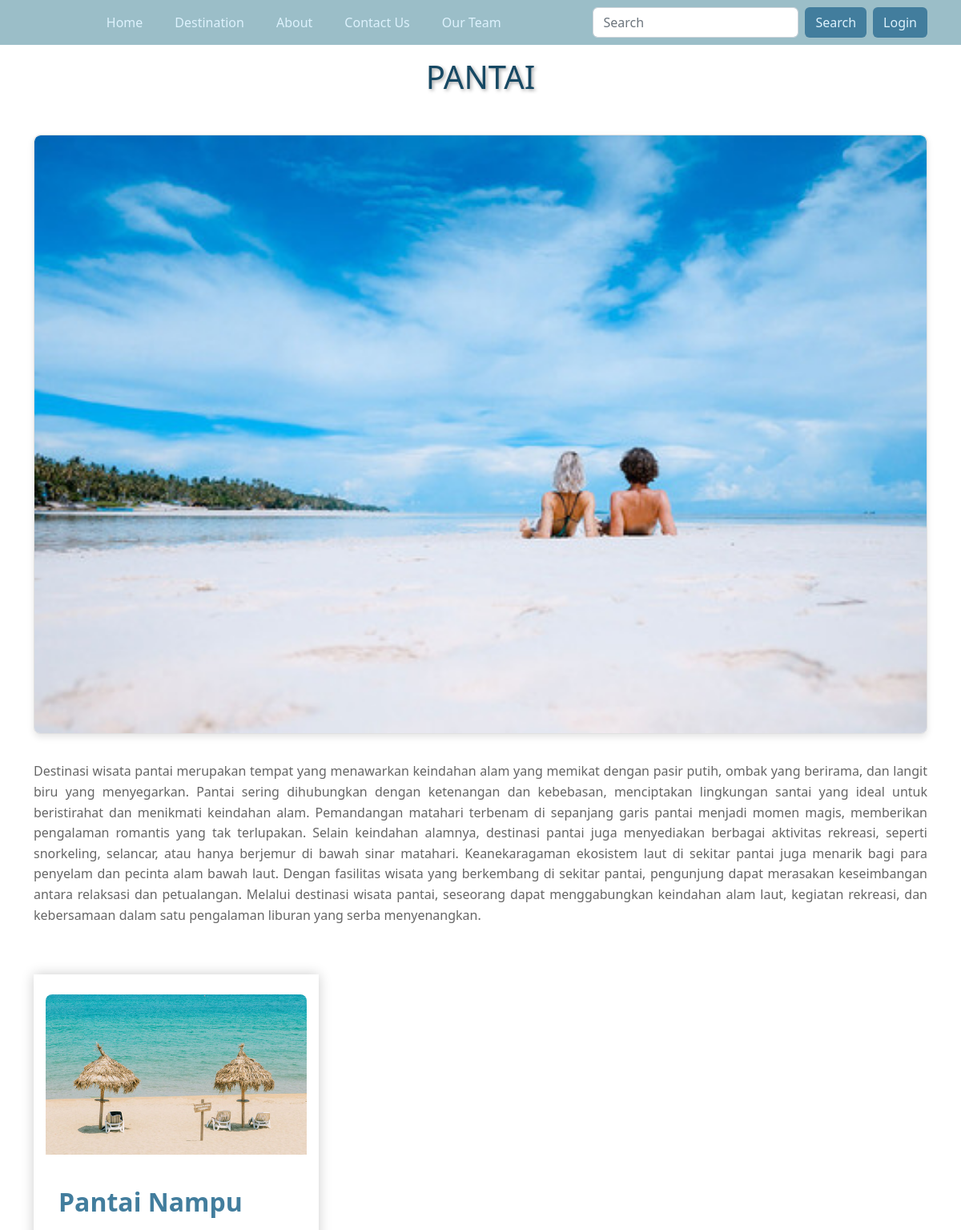
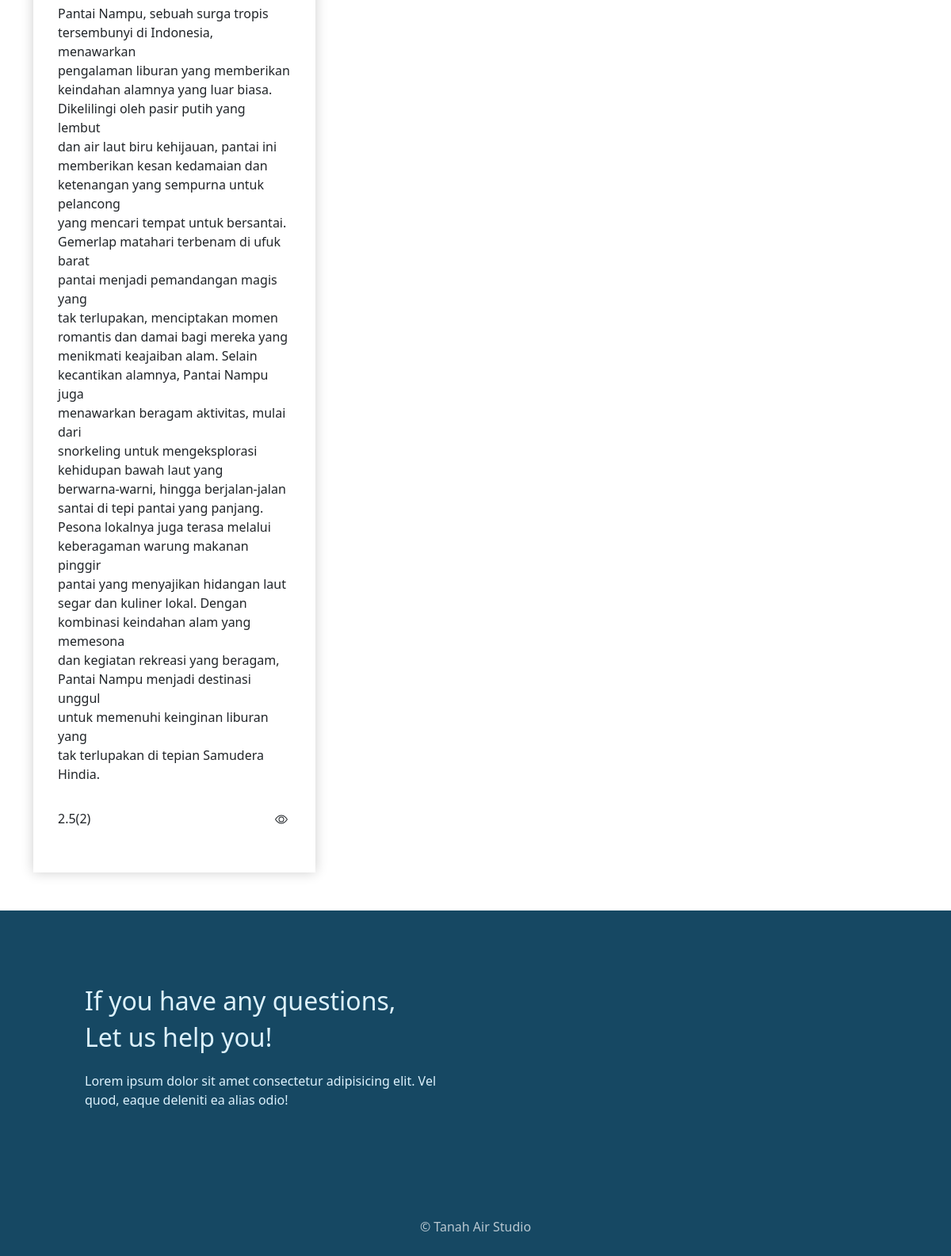
Page /details-destination.php?nama_kategori=Pantai on the committed database (2 pictures, top to bottom).
### tables this page shows
CREATE TABLE `kategori` (
  `id` int(11) NOT NULL,
  `nama_kategori` varchar(50) NOT NULL,
  `deskripsi` text DEFAULT NULL,
  `image` varchar(255) DEFAULT NULL,
  `last_activity` datetime DEFAULT current_timestamp() ON UPDATE current_timestamp()
);

CREATE TABLE `tempat_wisata` (
  `id` int(11) NOT NULL,
  `nama_tempat` varchar(100) NOT NULL,
  `deskripsi` text DEFAULT NULL,
  `htm` int(11) DEFAULT NULL,
  `kategori_id` int(11) DEFAULT NULL,
  `image` varchar(255) NOT NULL,
  `last_activity` datetime DEFAULT current_timestamp() ON UPDATE current_timestamp()
);

### details-destination.php (the view, shortened to what this page needs)
<!DOCTYPE html>
<html lang="en">
<?php
include 'admin/connection.php';
$query = "SELECT r.id, r.komentar, r.rating, u.username, t.nama_tempat, r.waktu
          FROM review r
          JOIN user u ON r.user_id = u.id
          JOIN tempat_wisata t ON r.tempat_wisata_id = t.id";
$datareview = mysqli_query($conn, $query);
$wisataRating = [];
while ($ambildata = mysqli_fetch_array($datareview)) {
    $nama_tempat = $ambildata['nama_tempat'];
    $rating = $ambildata['rating'];
    if (!isset($wisataRating[$nama_tempat])) {
        $wisataRating[$nama_tempat] = [
            'totalRating' => 0,
            'jumlahReview' => 0
        ];
    }
    $wisataRating[$nama_tempat]['totalRating'] += $rating;
    $wisataRating[$nama_tempat]['jumlahReview']++;
}
$nama_kategori = $_GET['nama_kategori'] ?? '';
$sql = "SELECT * FROM kategori WHERE nama_kategori = ?";
$stmt = mysqli_prepare($conn, $sql);
mysqli_stmt_bind_param($stmt, 's', $nama_kategori);
mysqli_stmt_execute($stmt);
$result_kategori = mysqli_stmt_get_result($stmt);
$kategori_data = mysqli_fetch_assoc($result_kategori);
$sql_destinations = "SELECT * FROM tempat_wisata WHERE kategori_id = ?";
$stmt_destinations = mysqli_prepare($conn, $sql_destinations);
mysqli_stmt_bind_param($stmt_destinations, 'i', $kategori_data['id']);
mysqli_stmt_execute($stmt_destinations);
$result_destinations = mysqli_stmt_get_result($stmt_destinations);
?>
<head>
    <link href="https://cdn.jsdelivr.net/npm/bootstrap@5.2.3/dist/css/bootstrap.min.css" rel="stylesheet" />
    <link rel="stylesheet" href="style/header-footer.css">
    <link rel="stylesheet" href="style/details-destination.css" />
    <link rel="stylesheet" href="https://cdn.jsdelivr.net/npm/bootstrap-icons@1.11.2/font/bootstrap-icons.min.css">
    <link rel="stylesheet" href="https://cdnjs.cloudflare.com/ajax/libs/rateYo/2.3.2/jquery.rateyo.min.css">
</head>
<body>
    <nav class="navbar navbar-expand-lg navbar-dark fixed-top">
        <div class="container">
            <div class="collapse navbar-collapse justify-content-center" id="navbarNavAltMarkup">
                <div class="navbar-nav">
                    <a class="nav-link me-4" aria-current="page" href="index.php">Home</a>
                    <a class="nav-link me-4" href="destination.php">Destination</a>
                    <a class="nav-link me-4" href="about.php">About</a>
                    <a class="nav-link me-4" href="ContactUS.php">Contact Us</a>
                    <a class="nav-link me-4" href="our-team.php">Our Team</a>
                </div>
            </div>
            <form class="d-flex me-2 ms-auto" action="search.php" method="GET">
                <input class="form-control me-2" type="search" name="search" placeholder="Search" aria-label="Search" value="<?= htmlentities($_GET['search'] ?? '') ?>">
                <button class="btn" type="submit">Search</button>
            </form>
            <?php
            if (isset($_SESSION['username'])) {
                echo '<div class="btn-group">';
                echo '<a class="btn btn-username dropdown-toggle" data-bs-toggle="dropdown" aria-expanded="false" href="#">' . $_SESSION['username'] . '</a>';
                echo '<ul class="dropdown-menu">';
                echo '<li><a class="dropdown-item" href="profile-user/profile.php">Profile</a></li>';
                echo '<li><a class="dropdown-item" href="#" data-bs-toggle="modal" data-bs-target="#logoutModal">Logout</a></li>';
                if ($_SESSION['role'] == 'admin') {
                    echo '<li><a class="dropdown-item" href="admin/index.php">Admin Panel</a></li>';
                }
                echo '</ul>';
                echo '</div>';
            } else {
                echo '<a class="btn" href="login.php">Login</a>';
            }
            ?>
        </div>
    </nav>
    <div id="carouselExampleControls" class="carousel slide" data-bs-ride="carousel">
        <div class="carousel-inner">
            <div class="carousel-item active">
                <div class="carousel-caption d-none d-md-block">
                    <h1 class="header-caption">Travelling <br> Information for <br> The best Experience</h1>
                </div>
            </div>
        </div>
        <button class="carousel-control-prev" type="button" data-bs-target="#carouselExampleControls" data-bs-slide="prev">
        </button>
        <button class="carousel-control-next" type="button" data-bs-target="#carouselExampleControls" data-bs-slide="next">
        </button>
    </div>
    <div class="container">
        <div class="row">
            <div class="col-md-12 col-lg-12 col-xxl-12 col-xl-12 col-sm-12">
                <h1 class="header-details mt-5 mb-5">
                    <?php echo $kategori_data['nama_kategori']; ?>
                </h1>
                <div class="card mb-4">
                    <img src="admin/assets/img/<?php echo $kategori_data['image']; ?>" class="card-img-top" alt="gambar">
                </div>
            </div>
            <div class="col-md-12 col-lg-12 col-xxl-12 col-xl-12 col-sm-12">
                <p class="details-paragraf-destination">
                    <?php echo $kategori_data['deskripsi']; ?>
                </p>
            </div>
        </div>
    </div>
    <section class="tempat-wisata_section">
        <div class="container">
            <div class="row">
                <?php while ($destination_data = mysqli_fetch_assoc($result_destinations)) : ?>
                    <div class="col-md-6 col-lg-4">
                        <div class="box">
                            <div class="img-box" style="height: 200px; overflow: hidden;">
                                <img src="admin/assets/img/<?php echo $destination_data['image']; ?>" alt="Destination Image" class="img-fluid" />
                            </div>
                            <div class="detail-box text-start ps-3 pe-3">
                                <a href="tempat-wisata.php?nama_kategori=<?php echo urlencode($nama_kategori); ?>&nama_tempat=<?php echo urlencode($destination_data['nama_tempat']); ?>">
                                    <h2>
                                        <?php echo $destination_data['nama_tempat']; ?>
                                    </h2>
                                </a>
                                <p class="">
                                    <?php
                                    $deskripsi = $destination_data['deskripsi'];
                                    $wrapped_desc = wordwrap($deskripsi, 40, "<br>", true);
                                    echo $wrapped_desc;
                                    ?>
                                </p>
                                <div class="row">
                                    <div class="col-md-6 col-lg-6">
                                        <div class="rating-box d-flex align-items-center">
                                            <?php
                                            if (isset($wisataRating[$destination_data['nama_tempat']]['totalRating']) && isset($wisataRating[$destination_data['nama_tempat']]['jumlahReview']) && $wisataRating[$destination_data['nama_tempat']]['jumlahReview'] > 0) {
                                                $averageRating = $wisataRating[$destination_data['nama_tempat']]['totalRating'] / $wisataRating[$destination_data['nama_tempat']]['jumlahReview'];
                                            ?>
                                                <p class="average-rating" style="margin-top: 16px;">
                                                    <?php echo number_format($averageRating, 1); ?>
                                                </p>
                                                <p class="mb-0">
                                                    <?php echo "(" . $wisataRating[$destination_data['nama_tempat']]['jumlahReview'] . ")"; ?>
                                                </p>
                                            <?php
                                            } else {
                                            ?>
                                                <p class="average-rating" style="margin-top: 16px;">Belum ada rating</p>
                                            <?php
                                            }
                                            ?>
                                        </div>
                                    </div>
                                    <div class="col-md-6 col-lg-6 text-end d-flex align-items-center justify-content-end">
                                        <p class="mb-0 ms-2">
                                        </p>
                                    </div>
                                </div>
                            </div>
                        </div>
                    </div>
                <?php endwhile; ?>
            </div>
        </div>
    </section>
    <section class="info_section mt-5">
        <div class="container">
            <div class="row">
                <div class="col-md-6">
                    <h2>If you have any questions,</h2>
                    <h2>Let us help you!</h2>
                    <p class="pt-3">Lorem ipsum dolor sit amet consectetur adipisicing elit. Vel quod, eaque deleniti ea
                        alias odio!</p>
                </div>
                <div class="col-md-6">
                </div>
            </div>
        </div>
    </section>
    <footer class="footer_section">
        <div class="container-fluid">
            <p>
                &copy; Tanah Air Studio
            </p>
        </div>
    </footer>
</body>
</html>

### style/header-footer.css (style rules this page uses)
.navbar { background-color: #9bbec8; font-weight: 500; }
.navbar .nav-link { color: #ddf2fd; }
@media (min-width: 768px) { .navbar-nav { flex-wrap: nowrap; } }
@media (min-width: 768px) { .navbar-collapse { display: flex !important; } }
.navbar .btn { background-color: #427d9d; color: #ddf2fd; }
.carousel-caption { position: absolute; top: 50%; left: 5%; right: auto; transform: translateY(-50%); text-align: left; color: #fff; }
.header-caption { font-size: 3rem; font-weight: bold; line-height: 1.2; margin-bottom: 20px; text-align: justify-all; }
.carousel-inner { overflow: hidden; }
.carousel-caption { opacity: 0; transition: opacity 1s; }
.carousel-item.active .carousel-caption { opacity: 1; }
.header-caption, .paragaf-caption { text-shadow: 2px 2px 4px rgba(0, 0, 0, 0.5); }
.carousel-item { transition: all 0.5s ease; }
.carousel-item { animation: slideIn 0.5s ease; }
.info_section { height: auto; min-height: 350px; background-color: #164863; color: #DDF2FD; padding: 95px; }
.footer_section { display: flex; justify-content: center; padding: 25px; background-color: #164863; }
.footer_section p { color: rgba(254, 254, 255, 0.7); margin: 0; text-align: center; }

### style/details-destination.css (style rules this page uses)
.tempat-wisata_section h2 { color: #427D9D; }
.tempat-wisata_section .box { background-color: #ffffff; padding: 25px 15px; text-align: center; -webkit-box-shadow: 0 0 15px 0 rgba(0, 0, 0, 0.2); box-shadow: 0 0 15px 0 rgba(0, 0, 0, 0.2); margin-top: 45px; transition: transform 0.3s; position: relative; overflow: hidden; }
.tempat-wisata_section .box .img-box img { width: 100%; height: auto; object-fit: cover; border-radius: 8px 8px 0 0; }
.tempat-wisata_section .box .detail-box { margin-top: 25px; }
.tempat-wisata_section .box .detail-box h2 { font-weight: bold; margin-bottom: 20px; }
.tempat-wisata_section .box .detail-box a { text-decoration: none; }
@media (min-width: 992px) { .col-lg-4 { flex: 0 0 33.333333%; max-width: 33.333333%; } }
.img-fluid { max-width: 100%; height: auto; }
.tempat-wisata_section .box .img-box img { transition: transform 0.3s; }
.tempat-wisata_section .box .detail-box { background-color: rgba(255, 255, 255, 0.8); padding: 15px; border-radius: 0 0 8px 8px; }
.card { border: 1px solid #e0e0e0; border-radius: 8px; box-shadow: 0 4px 8px rgba(0, 0, 0, 0.1); overflow: hidden; transition: transform 0.3s; position: relative; }
.card::before { content: ""; position: absolute; top: 0; left: 0; width: 100%; height: 100%; background: rgba(0, 0, 0, 0.5); opacity: 0; transition: opacity 0.3s; }
.card img { width: 100%; height: auto; object-fit: cover; }
.header-details { text-align: center; text-transform: uppercase; font-size: 2.5em; color: #164863; text-shadow: 2px 2px 4px #aaa; animation: fadeIn 2s; -webkit-animation: fadeIn 2s; }
.details-paragraf-destination { padding-top: 10px; font-size: 1em; line-height: 1.6; text-align: justify; color: #666; }
.card img { width: 100%; height: auto; object-fit: cover; border-radius: 8px 8px 0 0; }

### rows in the picture
kategori: nama_kategori "PANTAI", image (picture), deskripsi "Destinasi wisata pantai merupakan tempat yang menawarkan keindahan alam yang memikat dengan pasir putih, ombak yang berirama, dan langit biru yang menyegarkan. Pantai sering dihubungkan dengan ketenangan dan kebebasan, menciptakan lingkungan santai yang ideal untuk beristirahat dan menikmati keindahan alam. Pemandangan matahari terbenam di sepanjang garis pantai menjadi momen magis, memberikan pengalaman romantis yang tak terlupakan. Selain keindahan alamnya, destinasi pantai juga menyediakan berbagai aktivitas rekreasi, seperti snorkeling, selancar, atau hanya berjemur di bawah sinar matahari. Keanekaragaman ekosistem laut di sekitar pantai juga menarik bagi para penyelam dan pecinta alam…"
tempat_wisata: image (picture), nama_tempat "Pantai Nampu", deskripsi "Pantai Nampu, sebuah surga tropis tersembunyi di Indonesia, menawarkan pengalaman liburan yang memberikan keindahan alamnya yang luar biasa. Dikelilingi oleh pasir putih yang lembut dan air laut biru kehijauan, pantai ini memberikan kesan kedamaian dan ketenangan yang sempurna untuk pelancong yang mencari tempat untuk bersantai. Gemerlap matahari terbenam di ufuk barat pantai menjadi pemandangan magis yang tak terlupakan, menciptakan momen romantis dan damai bagi mereka yang menikmati keajaiban alam. Selain kecantikan alamnya, Pantai Nampu juga menawarkan beragam aktivitas, mulai dari snorkeling untuk mengeksplorasi kehidupan bawah laut yang berwarna-warni, hingga berjalan-jalan santai di…", nama_tempat "2.5", nama_tempat "2"
